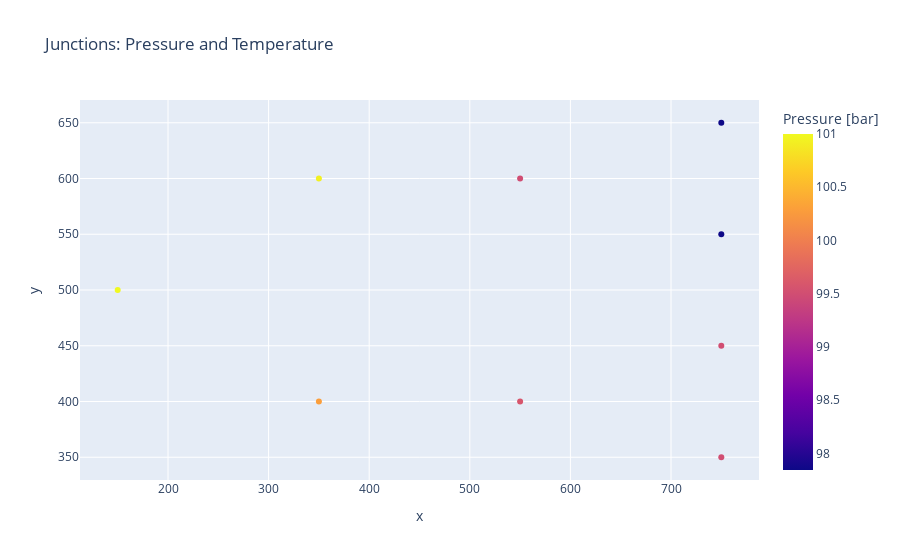

Here is the notebook cell this chart was saved with:
### Markdown cell above
## Plot

### Code cell
import plotly.express as px

junctions = net.res_junction.copy()
junctions["x"] = net.junction_geodata["x"]
junctions["y"] = net.junction_geodata["y"]

fig = px.scatter(
    junctions,
    x="x", y="y",
    color="p_bar",
    hover_data=["p_bar"],
    title="Junctions: Pressure and Temperature",
    labels={"p_bar": "Pressure [bar]"}
)
fig.show()

### Figure 1 — Plotly figure (JSON) as saved in the notebook; plotly's stock layout.template omitted (floating-point values rounded to 4 significant figures)
{"data": [{"customdata": [[101], [100.9], [99.49], [97.84], [97.84], [100.3], [99.58], [99.5], [99.5]], "hovertemplate": "x=%{x}<br>y=%{y}<br>Pressure [bar]=%{marker.color}<extra></extra>", "legendgroup": "", "marker": {"color": [101, 100.9, 99.49, 97.84, 97.84, 100.3, 99.58, 99.5, 99.5], "coloraxis": "coloraxis", "symbol": "circle"}, "mode": "markers", "name": "", "orientation": "v", "showlegend": false, "type": "scatter", "x": [150.0, 350.0, 550.0, 750.0, 750.0, 350.0, 550.0, 750.0, 750.0], "xaxis": "x", "y": [500.0, 600.0, 600.0, 650.0, 550.0, 400.0, 400.0, 450.0, 350.0], "yaxis": "y"}], "layout": {"coloraxis": {"colorbar": {"title": {"text": "Pressure [bar]"}}, "colorscale": [[0, "#0d0887"], [0.1111, "#46039f"], [0.2222, "#7201a8"], [0.3333, "#9c179e"], [0.4444, "#bd3786"], [0.5556, "#d8576b"], [0.6667, "#ed7953"], [0.7778, "#fb9f3a"], [0.8889, "#fdca26"], [1, "#f0f921"]]}, "legend": {"tracegroupgap": 0}, "title": {"text": "Junctions: Pressure and Temperature"}, "xaxis": {"anchor": "y", "domain": [0, 1], "title": {"text": "x"}}, "yaxis": {"anchor": "x", "domain": [0, 1], "title": {"text": "y"}}}}
